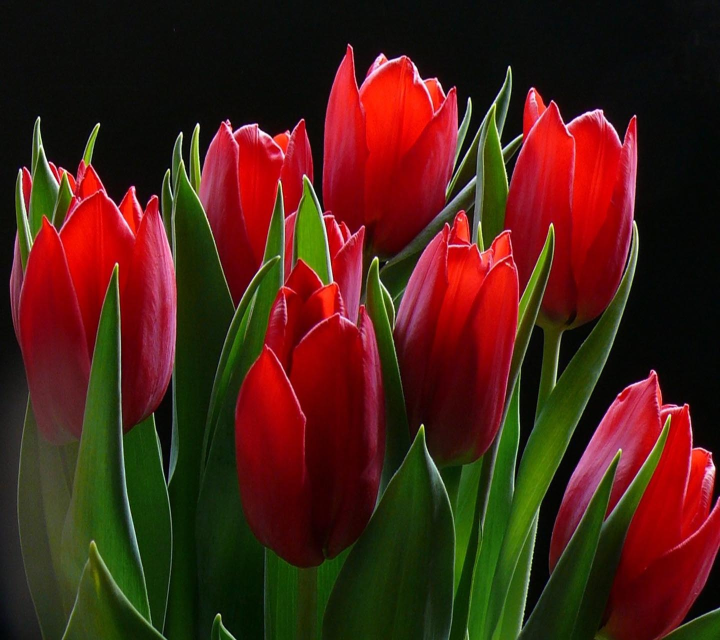
#> input picture tulips.jpg, 1440 x 1280 px (shown at 1/2 size)
$ python 'prg1 (1).py'
#> lines starting #> are read from the running program, lines starting #| are printed output that depends on the picture
import cv2 as cv
import numpy as np
image=cv.imread('tulips.jpg')
#> image is the input picture: shape (1280, 1440, 3); mean B, G, R 20.8, 33.1, 72.8
image = cv.resize(image, (0, 0), None, .25, .25)
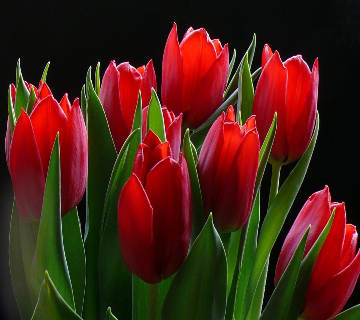
#> image: shape (320, 360, 3); mean B, G, R 20.9, 33.2, 72.9

grey = cv.cvtColor(image, cv.COLOR_RGB2GRAY)
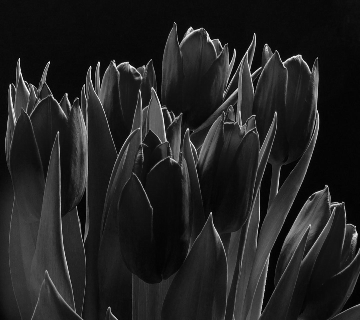
#> grey: shape (320, 360); min 0, max 252, mean 34
grey_3_channel = cv.cvtColor(grey, cv.COLOR_GRAY2BGR)

numpy_horizontal = np.hstack((image, grey_3_channel))
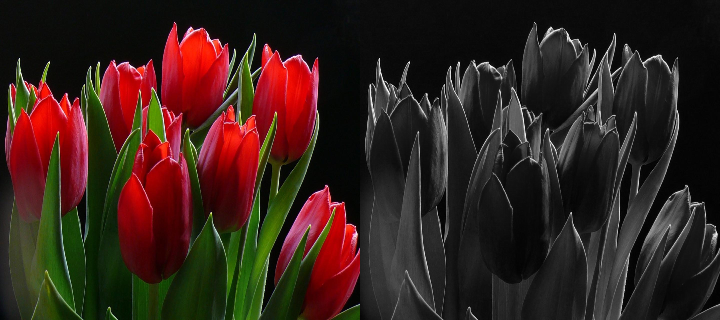
#> numpy_horizontal: shape (320, 720, 3); mean B, G, R 27.5, 33.6, 53.4
numpy_horizontal_concat = np.concatenate((image, grey_3_channel), axis=1)

cv.imshow('flowers', numpy_horizontal_concat)
cv.waitKey()

$ run again, with cam.jpg copied over tulips.jpg
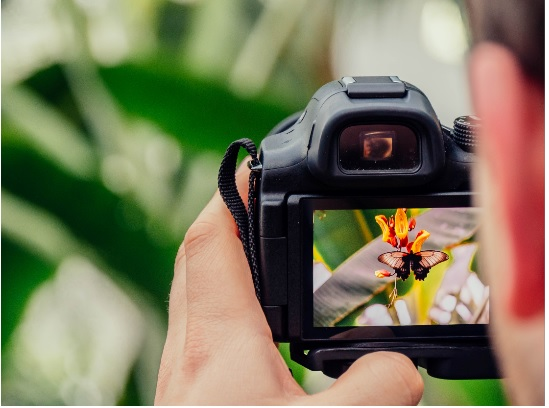
#> input picture cam.jpg, 549 x 408 px
#> image is the input picture: shape (408, 549, 3); mean B, G, R 92.4, 121.2, 123.7
#> image: shape (102, 137, 3)
#> `grey = cv.cvtColor(image, cv.COLOR_RGB2GRAY)`:
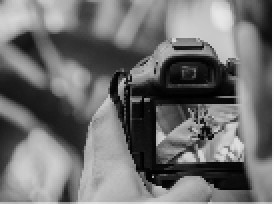
#> grey: shape (102, 137) (shown 2 times larger); min 1, max 255, mean 112.7
#> `numpy_horizontal = np.hstack((image, grey_3_channel))`:
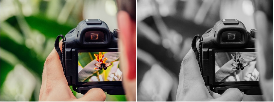
#> numpy_horizontal: shape (102, 274, 3); mean B, G, R 102.4, 116.8, 118.1
